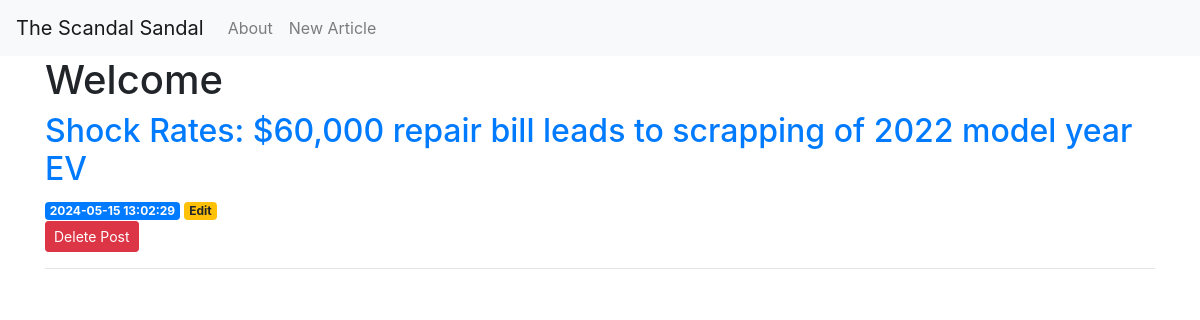
Before: / with the older database file.
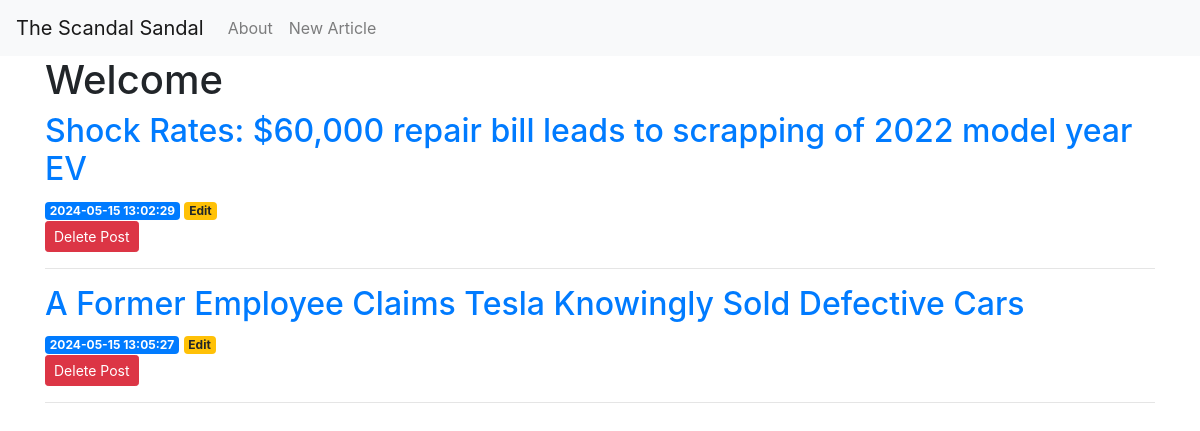
After: the same page with the newer database file.
### tables this page shows
CREATE TABLE articles (
    id INTEGER PRIMARY KEY AUTOINCREMENT,
    created TIMESTAMP NOT NULL DEFAULT CURRENT_TIMESTAMP,
    company TEXT NOT NULL,
    url TEXT NOT NULL,
    headline TEXT NOT NULL,
    content TEXT NOT NULL,
    score_openai_customer_service SMALLINT NOT NULL,
    ex_score_openai_customer_service TEXT NOT NULL,
    score_openai_reliability SMALLINT NOT NULL,
    ex_score_openai_reliability TEXT NOT NULL,
    score_openai_responsibility SMALLINT NOT NULL,
    ex_score_openai_responsibility TEXT NOT NULL
);

### app.py (the view)
@app.route('/')
def index():
    conn = get_db_connection()
    posts = conn.execute('SELECT * FROM articles').fetchall()
    conn.close()
    return render_template('index.html', posts=posts)

### app.py (called while the page is built)
def get_db_connection():
    conn = sqlite3.connect('database.db')
    conn.row_factory = sqlite3.Row
    return conn

### templates/index.html
{% extends 'base.html' %}
{% block content %}
    <h1>{% block title %} Welcome {% endblock %}</h1>
    {% for post in posts %}
        <a href="{{ url_for('post', post_id=post['id']) }}">
            <h2>{{ post['headline'] }}</h2>
        </a>
        <span class="badge badge-primary">{{ post['created'] }}</span>
        <a href="{{ url_for('edit', id=post['id']) }}">
            <span class="badge badge-warning">Edit</span>
        </a>
        <form action="{{ url_for('delete', id=post['id']) }}" method="POST">
            <input type="submit" value="Delete Post"
                    class="btn btn-danger btn-sm"
                    onclick="return confirm('Are you sure you want to delete this post?')">
        </form>
        <hr>
    {% endfor %}
{% endblock %}

### templates/base.html (shortened to what this page needs)
<!doctype html>
<html lang="en">
  <head>
    <link rel="stylesheet" href="https://stackpath.bootstrapcdn.com/bootstrap/4.3.1/css/bootstrap.min.css">
  </head>
  <body>
<nav class="navbar navbar-expand-md navbar-light bg-light">
    <a class="navbar-brand" href="{{ url_for('index')}}">The Scandal Sandal</a>
    <div class="collapse navbar-collapse" id="navbarNav">
        <ul class="navbar-nav">
        <li class="nav-item">
            <a class="nav-link" href="{{url_for('about')}}">About</a>
        </li>
        <li class="nav-item">
            <a class="nav-link" href="{{url_for('create')}}">New Article</a>
        </li>
        </ul>
    </div>
</nav>
<div class="container">
    {% block content %} {% endblock %}
</div>
  </body>
</html>

Changed rows visible on the page:
added articles: headline "A Former Employee Claims Tesla Knowingly Sold Defective Cars", created "2024-05-15 13:05:27"
